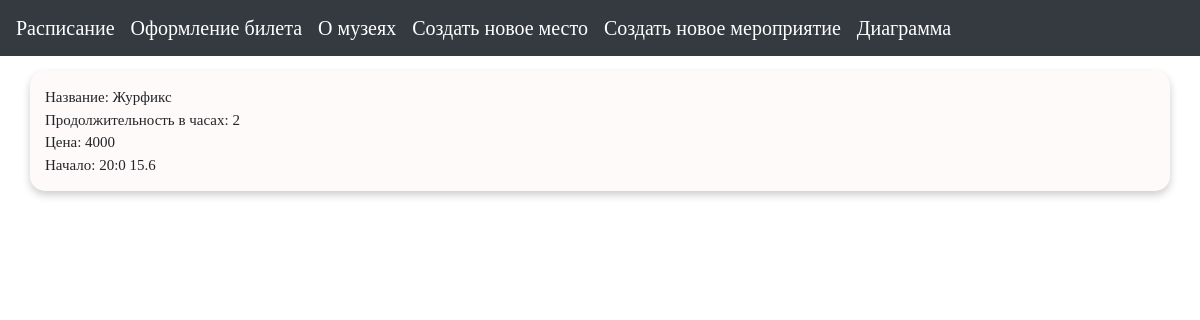
The app's page /registr/3, older data.
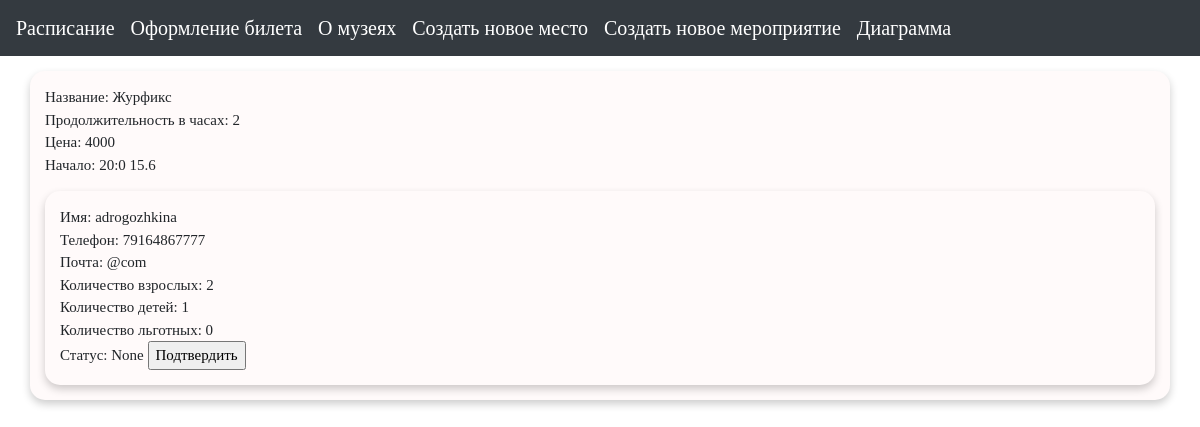
The same page, newer data.
### first/models.py (models this page shows)
class Programm(models.Model):
    name = models.CharField(max_length=10000, default=None)
    length = models.IntegerField()
    month_start = models.IntegerField()
    day_start = models.IntegerField()
    hour_start = models.IntegerField()
    minute_start = models.IntegerField()
    periodicity = models.IntegerField()
    capacity = models.IntegerField()
    price_adult = models.IntegerField()
    price_children = models.IntegerField()
    price_invalid = models.IntegerField()
    discount_price_adult = models.IntegerField()
    discount_price_invalid = models.IntegerField()
    discount_price_children = models.IntegerField()
    parent = models.IntegerField()

class Registr(models.Model):
    programm_id = models.ForeignKey(
        to=Programm, on_delete=models.CASCADE, default=1
    )
    user = models.ForeignKey(
        to=User, on_delete=models.CASCADE, default=1
    )
    adult_count = models.IntegerField()
    children_count = models.IntegerField()
    invalid_count = models.IntegerField()
    status = models.CharField(max_length=100, default="None", null=True)

class UserInfo(models.Model):
    user = models.ForeignKey(
        to=User, on_delete=models.CASCADE, default=1
    )
    gmail = models.CharField(max_length=100, default=None, null=True)
    telephone = models.CharField(max_length=100, default=None, null=True)

### first/views.py (the view, shortened to what this page needs)
# urls.py: path('registr/<int:id>', views.registr_page)
def registr_page(request, id):
    programm = list(Programm.objects.filter(id=id))[0]
    context = dict()
    context["programm"] = programm
    rgss = list(Registr.objects.filter(programm_id=programm))
    rgs = list()
    for i in rgss:
        inf = list(UserInfo.objects.filter(user=i.user))[0]
        dct = {
            "pr": i,
            "us": inf
        }
        rgs.append(dct)
    context["rgs"] = rgs
    return render(request, "registr.html", context)

### first/templates/registr.html (shortened to what this page needs)
<!DOCTYPE html>
<html lang="en">
<head>
    <link rel="stylesheet" href="https://stackpath.bootstrapcdn.com/bootstrap/4.5.2/css/bootstrap.min.css">
</head>
<body>
    <nav class="navbar navbar-expand-lg navbar-dark bg-dark">
        <a class="navbar-brand" href="/admin">Расписание</a>
        <a class="navbar-brand" href="/all_museums">Оформление билета</a>
        <a class="navbar-brand" href="/museum_info">О музеях</a>
        <a class="navbar-brand" href="/upload_place">Создать новое место</a>
        <a class="navbar-brand" href="/upload_programm">Создать новое мероприятие</a>
        <a class="navbar-brand" href="/plot">Диаграмма</a>
    </nav>
    <div class="container">
        Название: {{ programm.name }} <br>
        Продолжительность в часах: {{ programm.length }} <br>
        Цена: {{ programm.price_adult }} <br>
        Начало: {{ programm.hour_start }}:{{ programm.minute_start }} {{ programm.day_start }}.{{ programm.month_start }}<br>
        <form method="POST">
        {% for i in rgs %}
            <div class="container">
            Имя: {{ i.pr.user }} <br>
            Телефон: {{i.us.telephone }} <br>
            Почта: {{i.us.gmail }} <br>
            Количество взрослых: {{ i.pr.adult_count }} <br>
            Количество детей: {{ i.pr.children_count }} <br>
            Количество льготных: {{ i.pr.invalid_count }} <br>
            Статус: {{ i.pr.status }} <input type="submit" name="{{ i.pr.id }}" value="Подтвердить">
            </div>
        {% endfor %}
         </form>
    </div>
</body>
</html>

### first/templates/registr.html (style rules this page uses)
body { font-family: "Times New Roman"; font-size: 15px; }
.container { border-radius: 15px; background-color: Snow; box-shadow: 0 4px 8px rgba(0, 0, 0, 0.2); margin-top: 15px; padding-top: 15px; padding-bottom: 15px; padding-right: 15px; padding-left: 15px; }

Row changes from the older to the newer data that the page shows:
added Registr: pr.user "adrogozhkina", us.telephone "79164867777", us.gmail "@com", pr.adult_count "2", pr.children_count "1", pr.invalid_count "0", pr.status "None"
